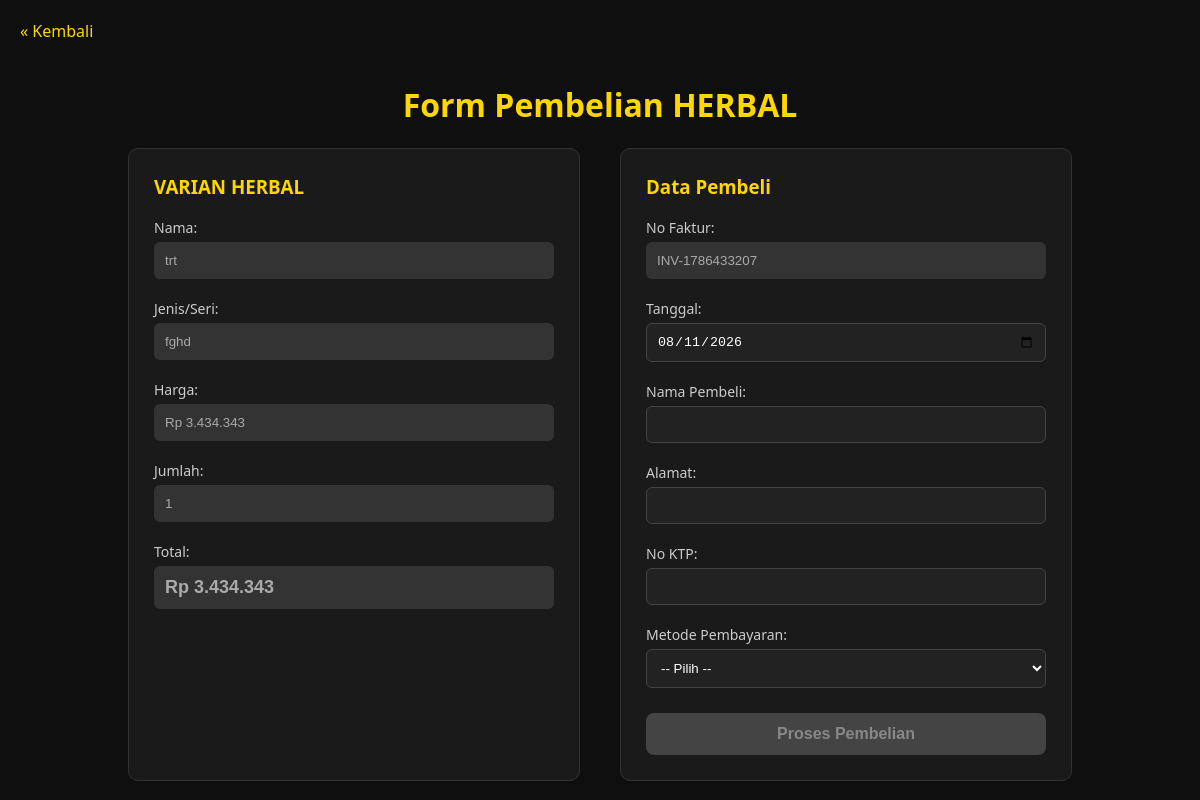
Screenshot of /beli.php?id_barang=1 with the database file from the repository.
### tables this page shows
CREATE TABLE `barang` (
  `id_barang` int(11) NOT NULL,
  `nama_barang` varchar(50) NOT NULL,
  `seri` varchar(100) NOT NULL,
  `jenis` varchar(50) NOT NULL,
  `harga` bigint(20) NOT NULL,
  `deskripsi` text NOT NULL,
  `foto` varchar(225) NOT NULL
);

### beli.php (the view, shortened to what this page needs)
<?php
include "koneksi.php";
$id = $_GET['id_barang'] ?? 0;
$jumlah = $_GET['jumlah'] ?? 1;
$id = mysqli_real_escape_string($koneksi, $id);
$data = mysqli_query($koneksi, "SELECT * FROM barang WHERE id_barang='$id'");
$row = mysqli_fetch_assoc($data);
$harga = $row['harga'];
$total = $harga * $jumlah;
?>
<!DOCTYPE html>
<html>
<head>
</head>
<body>
    <a href="stok_barang.php" style="color:gold; text-decoration:none; display:inline-block; margin-bottom: 20px;">&laquo; Kembali</a>
    <h1>Form Pembelian HERBAL</h1>
    <form action="proses_beli.php" method="post">
        <div class="container">
            <div class="box">
                <h3 style="color:gold; margin-top:0;">VARIAN HERBAL</h3>
                <label>Nama:</label>
                <input value="<?php echo htmlspecialchars($row['nama_barang']); ?>" readonly>
                <label>Jenis/Seri:</label>
                <input value="<?php echo htmlspecialchars($row['seri']); ?>" readonly>
                <label>Harga:</label>
                <input value="Rp <?php echo number_format($harga,0,',','.'); ?>" readonly>
                <label>Jumlah:</label>
                <input value="<?php echo htmlspecialchars($jumlah); ?>" readonly>
                <label>Total:</label>
                <input class="total" value="Rp <?php echo number_format($total,0,',','.'); ?>" readonly>
            </div>
            <div class="box">
                <h3 style="color:gold; margin-top:0;">Data Pembeli</h3>
                <label>No Faktur:</label>
                <input type="text" name="no_faktur" value="INV-<?php echo time(); ?>" required readonly>
                <label>Tanggal:</label>
                <input type="date" name="tanggal" value="<?php echo date('Y-m-d'); ?>" required>
                <label>Nama Pembeli:</label>
                <input type="text" name="nama_pembeli" required>
                <label>Alamat:</label>
                <input type="text" name="alamat" required>
                <label>No KTP:</label>
                <input type="text" name="ktp" required>
                <label>Metode Pembayaran:</label>
                <select id="metode" name="metode" onchange="showPayment()" required>
                    <option value="">-- Pilih --</option>
                </select>
                <button type="submit" id="btnSubmit" disabled>Proses Pembelian</button>
            </div>
        </div>
    </form>
</body>
</html>

### beli.php (style rules this page uses)
body { background:#0f0f0f; color:white; font-family:'Segoe UI', sans-serif; padding:20px; margin: 0; }
h1 { text-align:center; color:gold; }
.container { display:flex; gap:40px; margin-top:20px; justify-content:center; flex-wrap: wrap; }
.box { flex:1; min-width: 300px; max-width: 400px; background:#1a1a1a; padding:25px; border-radius:10px; border: 1px solid #333; }
label { display:block; margin-top: 10px; font-size:14px; color:#ccc; }
input, select { width:100%; padding:10px; margin:5px 0 10px; border-radius:6px; border:1px solid #444; box-sizing:border-box; background:#222; color:white; }
input[readonly] { background: #333; color:#aaa; outline: none; border-color: transparent; }
.total { color:gold; font-weight:bold; font-size:18px; }
button { width:100%; padding:12px; background:linear-gradient(45deg,gold,orange); border:none; border-radius:8px; font-weight:bold; cursor:pointer; color:black; font-size:16px; margin-top: 15px; }
button:disabled { background: #444; color: #888; cursor: not-allowed; }

### rows the page displays
barang: nama_barang "trt", seri "fghd", harga "Rp 3.434.343"
